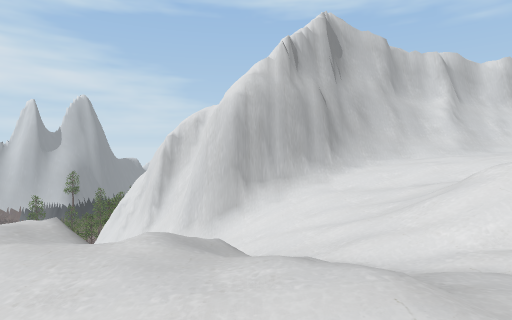
view 1 (above)

14 first-person views from a walk through a 3-D level made in the Unity game engine. The camera is 1.5 m above the floor, tilts 2° down and sees 80° across. The floor is counted in squares, 2 m on a side. Each view is taken from the middle of a square. On the plan, view 1 faces up. The plan holds only what a view shows up to about 10 squares ahead; the rest is blank. The place goes on beyond the plan.

view 2
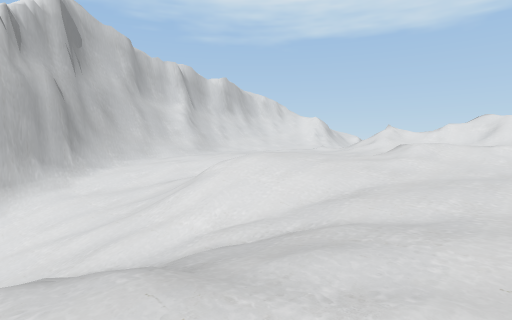

view 3
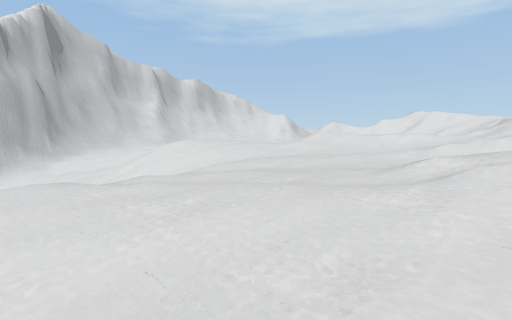

view 4
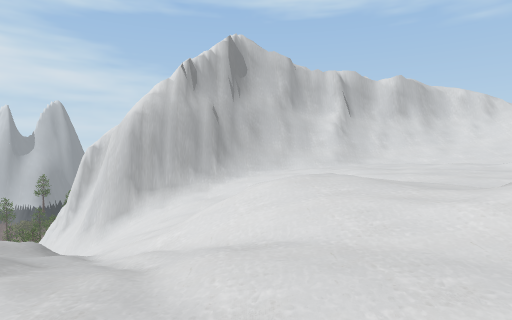

view 5
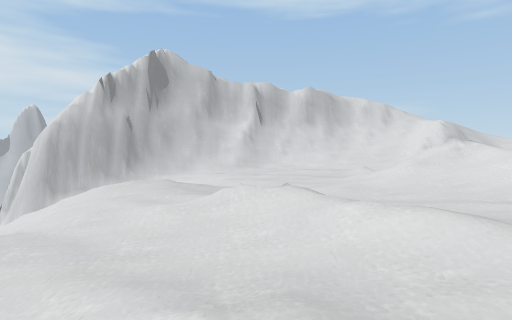

view 6
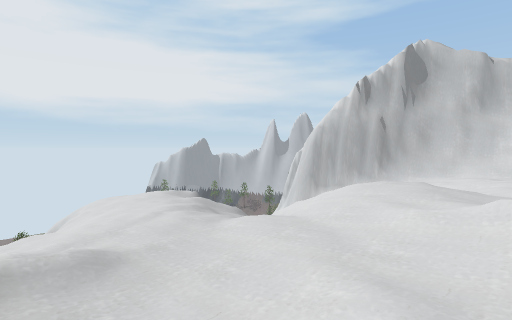

view 7
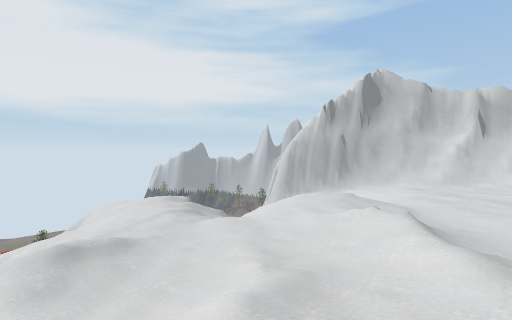

view 8
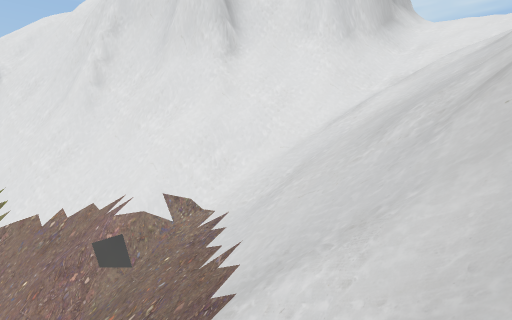

view 9
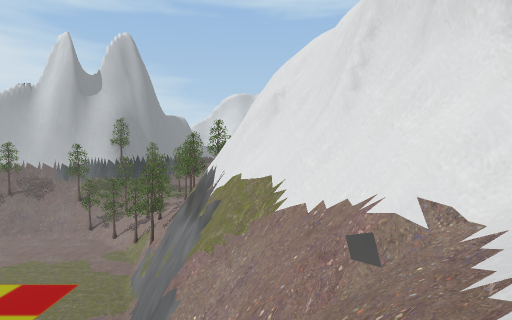

view 10
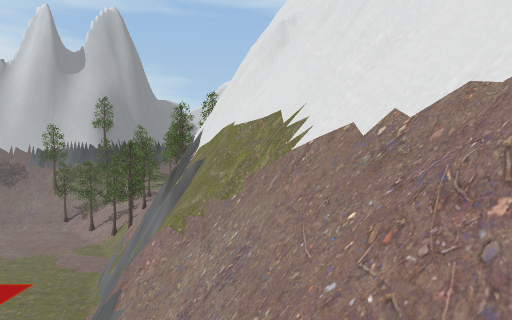

view 11
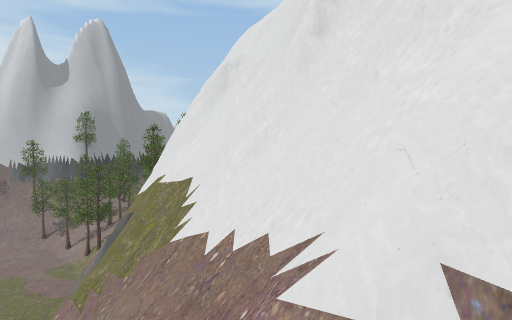

view 12
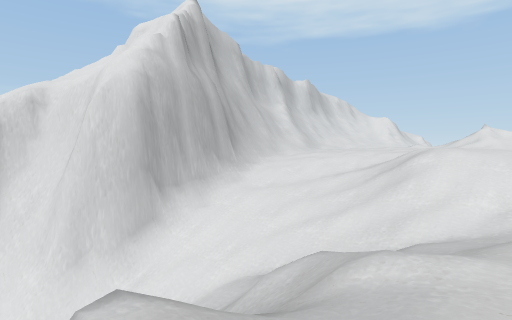

view 13
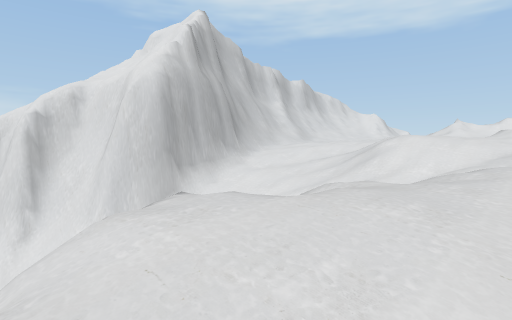

view 14
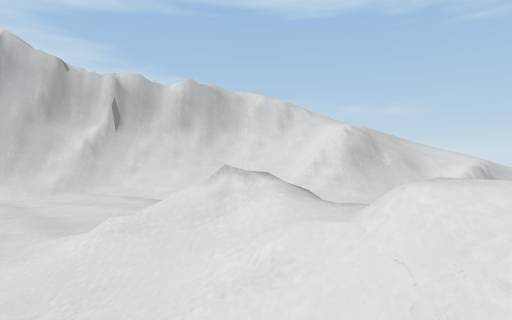

### Floor plan
Key: @ floor where view 1 was taken; # wall or solid block; . main floor; - floor 0.75 m lower than the main floor; _ floor 1.5 m lower than the main floor; : floor 1.75 m higher than the main floor; < floor 16 m lower than the main floor; / step, stairs or slope; = window, fence, low wall or low ledge; v drop or lower ground.
Columns run from 14 left of view 1 to 11 right of it. Each row starts with its distance up from view 1.
 17 <<</#
 16 <<<<#
 15 <<<<## =
 14 <<<<<# vvv/
 13  <<<<#  vv/
 12      ## vvv  ==#
 11          vv/ /=#
 10        ###vv///###vv#v////
  9        #### vv=#######v/v=
  8         ==#########/=////=
  7         ///=###//--.....//
  6          ///////_//..../
  5         ///////////-.../
  4             //////...../=/
  3           /_//////.....///
  2           _____/_/-./...//
  1          ////____---//..//
  0          v ///@___---/. //
 -1               ___-_-/.///:
 -2               /__---/.
 -3                  v_v  /

Where each view was taken, in squares from view 1:
view 1: 0 up, 0 right, facing up
view 2: 0 up, 0 right, facing up-right
view 3: 2 down, 0 right, facing up-right
view 4: 1 down, 3 right, facing up
view 5: 2 down, 6 right, facing up
view 6: 2 down, 6 right, facing up-left
view 7: 3 down, 8 right, facing up-left
view 8: 5 up, 6 left, facing up-right
view 9: 5 up, 6 left, facing up
view 10: 7 up, 6 left, facing up
view 11: 7 up, 5 left, facing up
view 12: 2 up, 3 left, facing up-right
view 13: 1 up, 4 left, facing up-right
view 14: 1 up, 10 right, facing up
